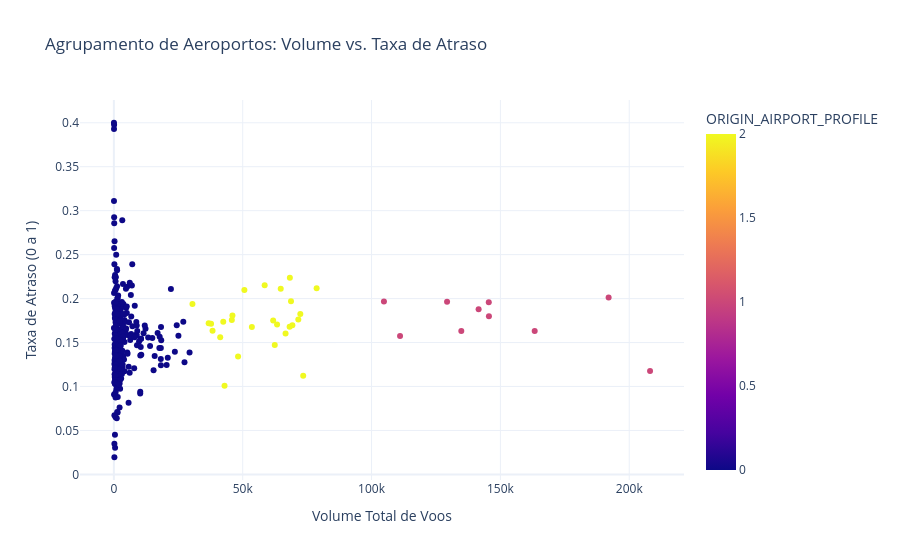

Notebook source saved alongside this figure:
### Code cell
fig = px.scatter(
    df_origin_airports_profile, 
    x='FLIGHT_VOLUME', 
    y='DELAY_RATE',
    color='ORIGIN_AIRPORT_PROFILE',
    hover_name='ORIGIN_AIRPORT',
    title='Agrupamento de Aeroportos: Volume vs. Taxa de Atraso',
    labels={'FLIGHT_VOLUME': 'Volume Total de Voos', 'DELAY_RATE': 'Taxa de Atraso (0 a 1)'},
    template='plotly_white',
    color_discrete_sequence=px.colors.qualitative.Safe
)

fig.show()

### Figure 1 — Plotly figure (JSON) as saved in the notebook; plotly's stock layout.template omitted (floating-point values rounded to 4 significant figures; data arrays with more than 128 entries replaced by an {"elided": "..."} marker saying what was removed)
{"data": [{"hovertemplate": "<b>%{hovertext}</b><br><br>Volume Total de Voos=%{x}<br>Taxa de Atraso (0 a 1)=%{y}<br>ORIGIN_AIRPORT_PROFILE=%{marker.color}<extra></extra>", "hovertext": {"elided": "319 str values"}, "legendgroup": "", "marker": {"color": {"elided": "319 int values"}, "coloraxis": "coloraxis", "symbol": "circle"}, "mode": "markers", "name": "", "orientation": "v", "showlegend": false, "type": "scatter", "x": {"elided": "319 int values"}, "xaxis": "x", "y": {"elided": "319 float values"}, "yaxis": "y"}], "layout": {"coloraxis": {"colorbar": {"title": {"text": "ORIGIN_AIRPORT_PROFILE"}}, "colorscale": [[0, "#0d0887"], [0.1111, "#46039f"], [0.2222, "#7201a8"], [0.3333, "#9c179e"], [0.4444, "#bd3786"], [0.5556, "#d8576b"], [0.6667, "#ed7953"], [0.7778, "#fb9f3a"], [0.8889, "#fdca26"], [1, "#f0f921"]]}, "legend": {"tracegroupgap": 0}, "title": {"text": "Agrupamento de Aeroportos: Volume vs. Taxa de Atraso"}, "xaxis": {"anchor": "y", "domain": [0, 1], "title": {"text": "Volume Total de Voos"}}, "yaxis": {"anchor": "x", "domain": [0, 1], "title": {"text": "Taxa de Atraso (0 a 1)"}}}}
